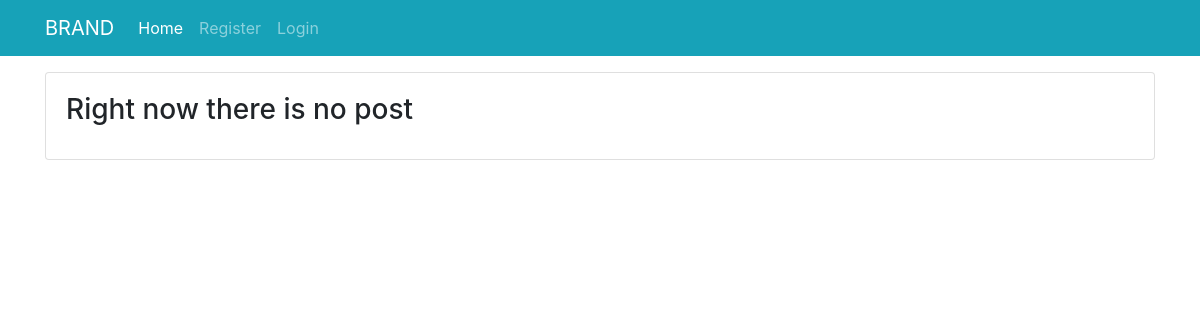
The app's page /, older data.
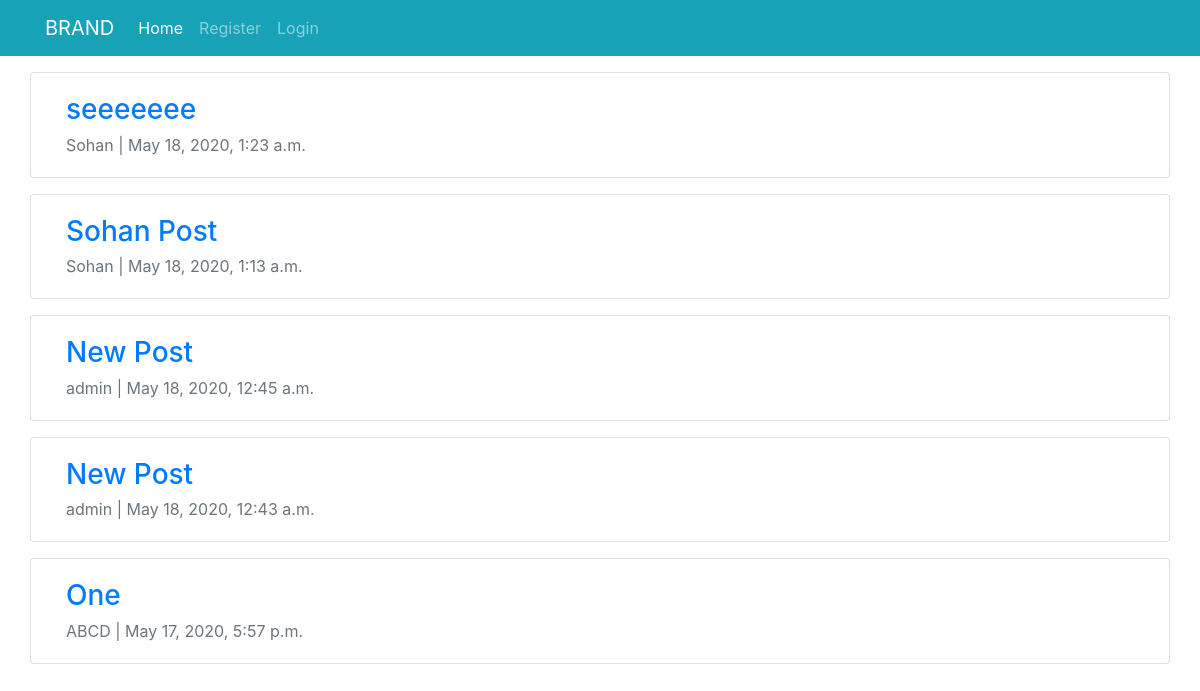
The same page, newer data.
### basic_app/models.py (models this page shows, shortened)
class Post(models.Model):
    author = models.ForeignKey(User, on_delete=models.CASCADE)
    title = models.CharField(max_length=100)
    content = models.TextField()
    date_posted = models.DateTimeField(default=datetime.now)
    thumbnail = models.ImageField(upload_to='post_thumb')
    comment_count = models.PositiveIntegerField(default=0)

### basic_app/views.py (the view)
# urls.py: path('', views.index, name='index'),
def index(request):
    all_posts = Post.objects.all().order_by('-id')
    return render(request, 'basic_app/index.html', {'all_posts': all_posts})

### templates/basic_app/index.html (shortened to what this page needs)
{% extends 'basic_app/base.html' %}
    {% block content %}
        {% if all_posts %}
            {% for post in all_posts %}
                <div class="row">
                    <div class="card col-sm-12 mt-3">
                        <div class="card-body">
                            <h3 class="card-title"><a href="{% url 'post_details' post.pk %}" class="link">{{ post.title }}</a></h3>
                            <p class="card-subtitle text-muted">{{ post.author.username }} | {{ post.date_posted }}</p>
                        </div>
                    </div>
                </div>
            {% endfor%}
        {% else %}
            <div class="card mt-3">
                <div class="card-body">
                    <h3 class="card-title">Right now there is no post</h3>
                </div>
            </div>
        {% endif %}
    {% endblock %}

### templates/basic_app/base.html (shortened to what this page needs)
<!DOCTYPE html>
{% load widget_tweaks %}
<html lang="en">
  <head>
    <link rel="stylesheet" href="https://stackpath.bootstrapcdn.com/bootstrap/4.4.1/css/bootstrap.min.css">
  </head>
  <body>
    <nav class="navbar navbar-expand-lg navbar-dark bg-info">
    <div class="container">
            <a class="navbar-brand" href="{% url 'index' %}">BRAND</a>
      <div class="collapse navbar-collapse" id="navbarNav">
        <ul class="navbar-nav">
          <li class="nav-item active">
            <a class="nav-link" href="{% url 'index' %}">Home</a>
          </li>
          {% if user.is_authenticated %}
            <li class="nav-item">
              <a class="nav-link" href="{% url 'user_logout' %}">Log Out</a>
            </li>
            <li class="nav-item">
              <a class="nav-link" href="{% url 'new_post' %}">Create Post</a>
            </li>
          {% else %}
            <li class="nav-item">
              <a class="nav-link" href="{% url 'register' %}">Register</a>
            </li>
            <li class="nav-item">
              <a class="nav-link" href="{% url 'user_login' %}">Login</a>
            </li>
          {% endif %}
        </ul>
      </div>
    </div>
    </nav>
  <div class="container">
    {% block content %}
    {% endblock %}
  </div>
  </body>
</html>

Row changes from the older to the newer data that the page shows:
added Post: title "seeeeeee", author.username "Sohan", date_posted "May 18, 2020, 1:23 a.m."
added Post: title "Sohan Post", author.username "Sohan", date_posted "May 18, 2020, 1:13 a.m."
added Post: title "New Post", author.username "admin", date_posted "May 18, 2020, 12:45 a.m."
added Post: title "New Post", author.username "admin", date_posted "May 18, 2020, 12:43 a.m."
added Post: title "One", author.username "ABCD", date_posted "May 17, 2020, 5:57 p.m."
Text that changed along with them:
text no longer shown: "Right now there is no post"
